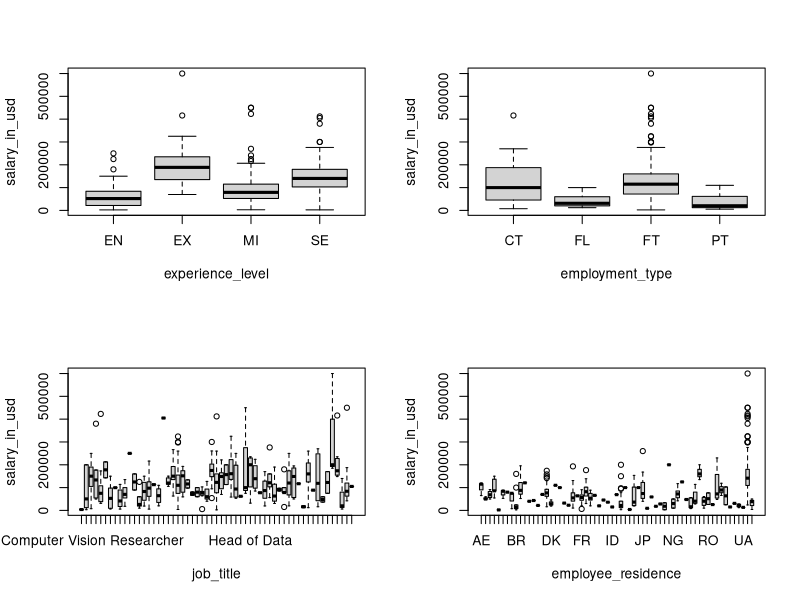
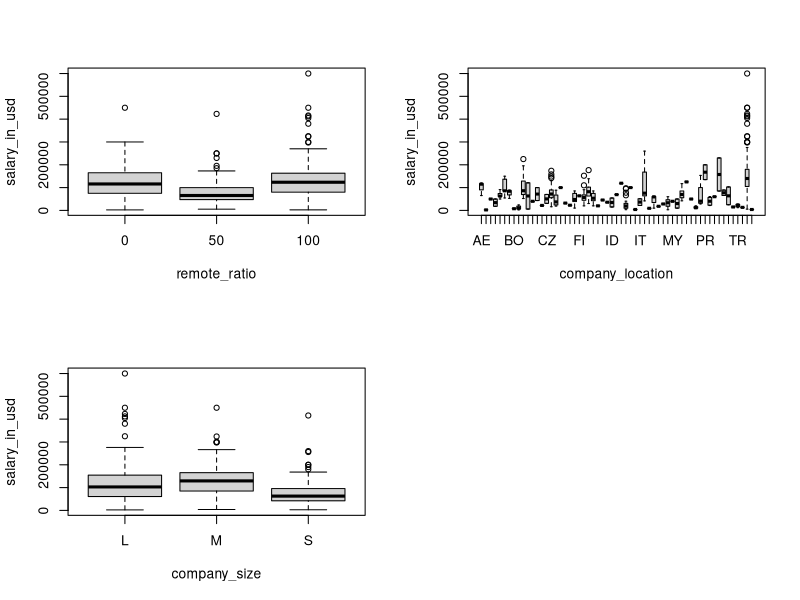

Recreate these plots in R, in order.
## ---- chunk 1
knitr::opts_chunk$set(echo = TRUE)
library(kableExtra)
library(psych)
library(ggplot2)
options(scipen=999)
## ---- chunk 2
desc <- read.csv('description.csv')
kable(desc, caption="Variable Names and Description", format='latex') %>%
  kable_styling(latex_options = c("striped", "hold_position", "scale_down"))
## ---- chunk 3
df <- read.csv('ds_salaries.csv')
temp <- c('salary_currency','salary','salary_in_usd')
df1 <- df[temp]
kable(head(df1), caption="Salary Variable vs Salary in USD Variable") %>%
  kable_styling(latex_options = c(font_size=11,"striped", "hold_position"))
## ---- chunk 4
kable(describe(df), caption="Summary of the DS Salary Dataset", digits=2) %>%
  kable_styling(latex_options = c(font_size=11,"striped", "hold_position", "scale_down"))
## ---- chunk 5
par(mfrow=c(2,2))
boxplot(salary_in_usd~experience_level, data=df)
boxplot(salary_in_usd~employment_type, data=df)
boxplot(salary_in_usd~job_title, data=df)
boxplot(salary_in_usd~employee_residence, data=df)
## ---- chunk 6
par(mfrow=c(2,2))
boxplot(salary_in_usd~remote_ratio, data=df)
boxplot(salary_in_usd~company_location, data=df)
boxplot(salary_in_usd~company_size, data=df)
